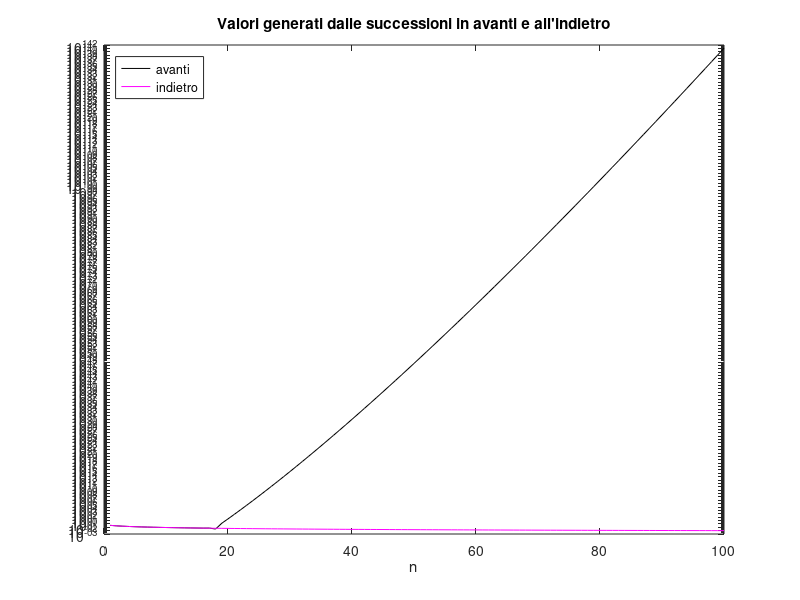

MATLAB code for this plot:
%------------------------------------------
% SCRIPT CHE IMPLEMENTA LA  SUCCESSIONE RICORRENTE
%------------------------------------------
clear all;

% SUCCESSIONE "s_n".
s(1)=exp(-1);   
for n=1:99
    s(n+1)=1-(n+1)*s(n);
end

% SUCCESSIONE "t_n".
M=200;
t=zeros(M,1); % INIZIALIZZAZIONE "t".
for n=M:-1:2
    j=n-1;
    t(j)=(1-t(n))/n;
end

% PLOT SEMI-LOGARITMICO.           
clf;
%------------------------------------------
% GRAFICO: PLOT SEMI-LOGARITMICO. 
%------------------------------------------
semilogy(1:length(s),abs(s),'k-'); 
hold on;
semilogy(1:length(s),abs(t(1:length(s))),'m-');
hold off;
title('Valori generati dalle successioni in avanti e all''indietro');
legend('avanti','indietro','location','northwest');
xlabel('n');
